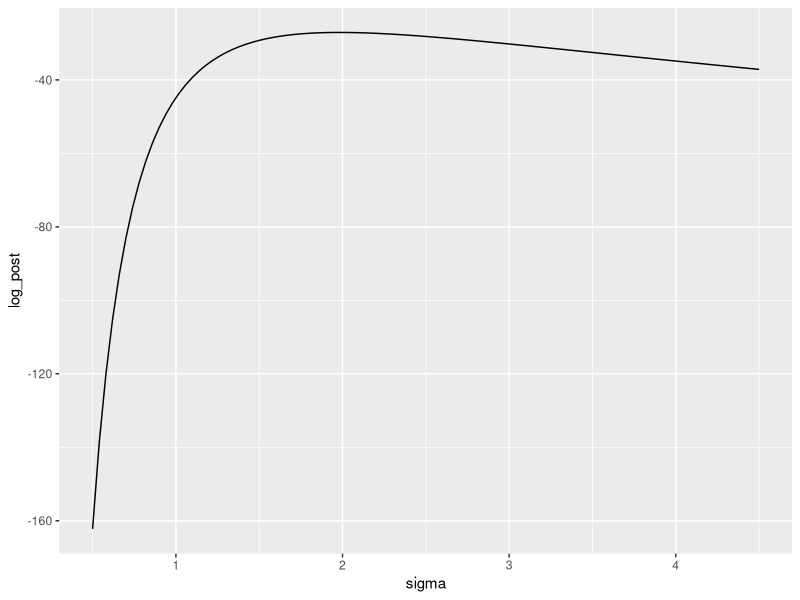
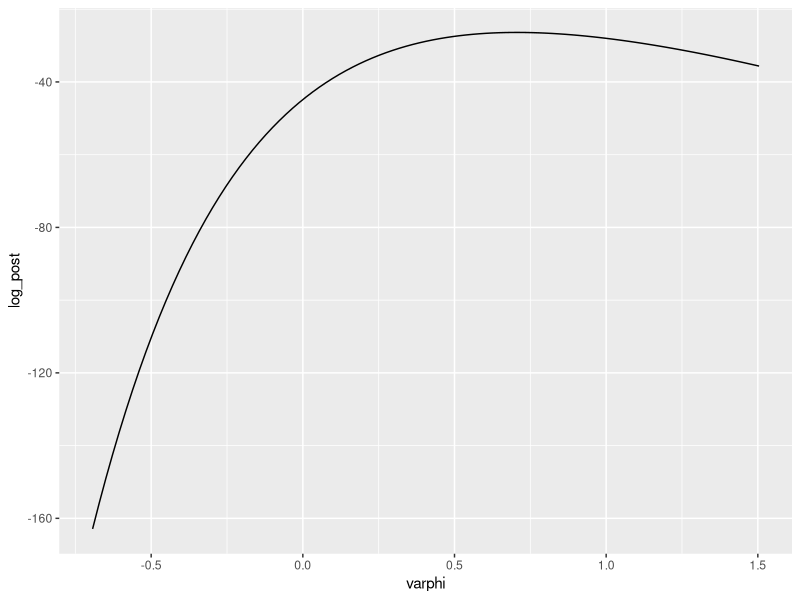
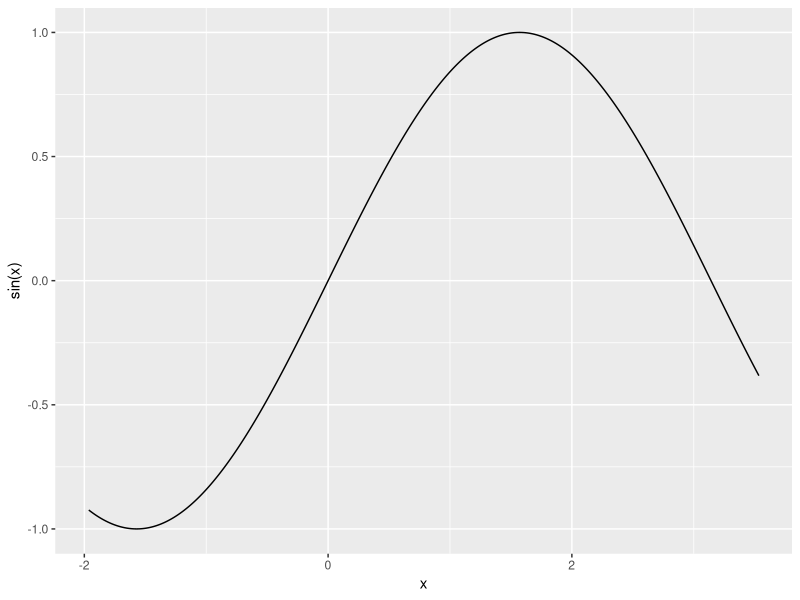
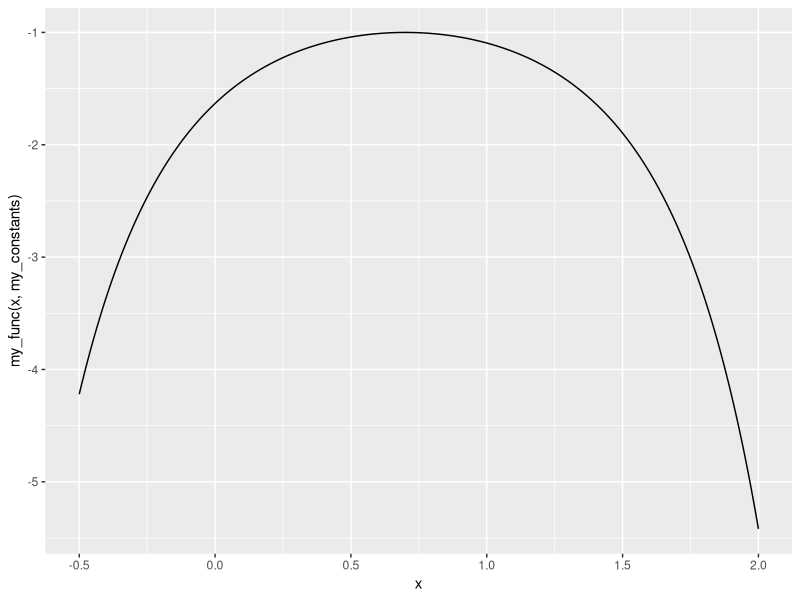
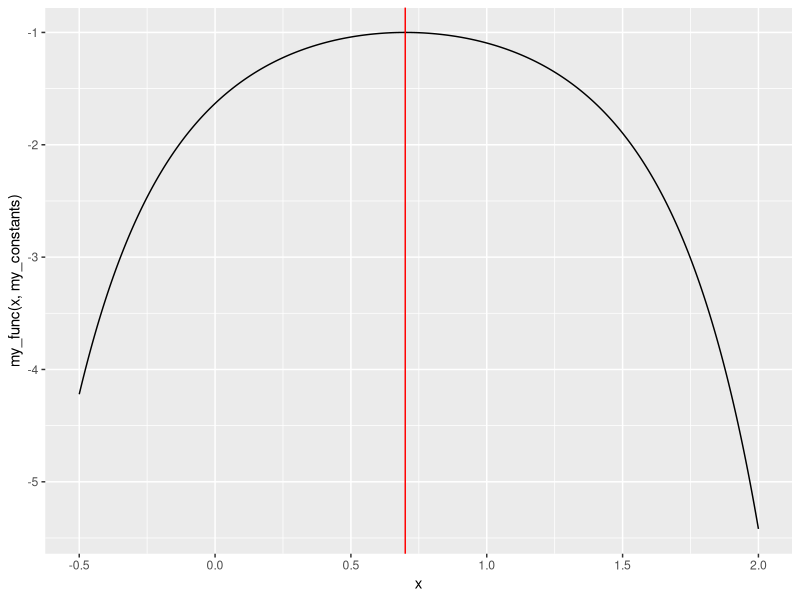
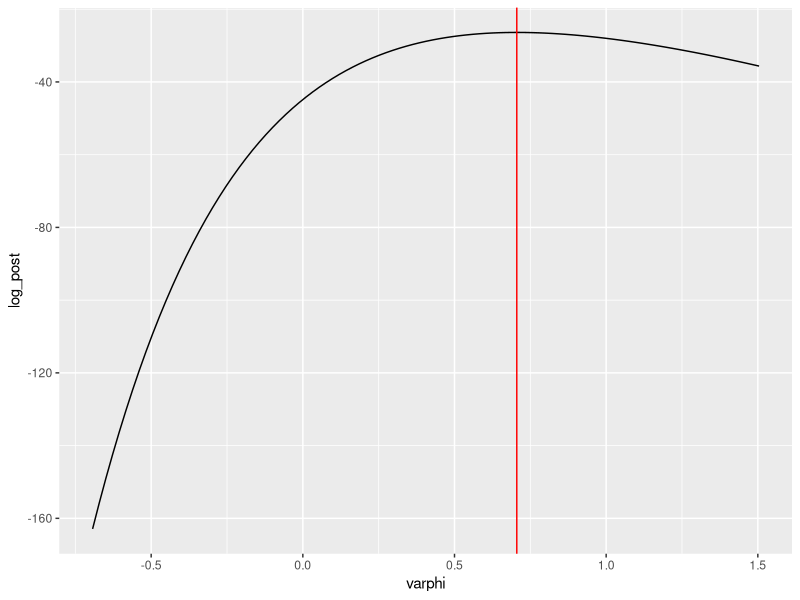

These figures' R source, in order:
## ---- chunk 1
knitr::opts_chunk$set(echo = TRUE)
## ---- chunk 2
library(tidyverse)
## ---- chunk 3
a=125
b=5
percentile_25th=qnorm(0.25, a, b)
percentile_75th=qnorm(0.75, a, b)
percentile_25th
percentile_75th
## ---- chunk 4
# Calculate the probability of getting a value of 117 or less
prob <- pnorm(117, a, b)

# Print the probability
cat("The probability of getting a value of 117 or less is", round(prob, 4), "\n")

## ---- chunk 5
N1<-5^2 * ((1/2^2) - (1/5^2))
N1
## ---- chunk 6
N2<-5^2 * ((1/0.5^2) - (1/5^2))
N2
## ---- chunk 7
N3<-15^2 / 3^2
N3
## ---- chunk 8
N <- 21
v <- 4.2
## ---- chunk 9
### set input arguments !!!
log_post_sigma_unnorm <- function(sigma, N, v, lambda)
{
  -N / 2 * log(sigma^2) - N * v / (2 * sigma^2) - lambda * sigma
}
## ---- chunk 10
tibble::tibble(
  sigma = seq(0.5, 4.5, length.out = 101) 
) %>% 
  mutate(log_post = log_post_sigma_unnorm(sigma, N = N, v = v, lambda = 0.75)) %>%
  ggplot(mapping = aes(x = sigma, y = log_post))+
  geom_line()
## ---- chunk 11
### set the input arguments !!!
log_post_varphi_unnorm <- function(varphi, N, v, lambda )
{
  # back-calculate sigma given varphi
  sigma <- exp(varphi)
  
  # calculate the unnormalized log-posterior on sigma
  log_post <- log_post_sigma_unnorm(sigma, N, v, lambda)
  
  # account for the derivative adjustment
  log_post + varphi
}
## ---- chunk 12
tibble::tibble(
  varphi = seq(log(0.5), log(4.5), length.out = 101)
) %>% 
  mutate(log_post = log_post_varphi_unnorm(varphi,N,v,0.75)) %>%
  ggplot(mapping = aes(x = varphi, y = log_post)) +
  geom_line()
## ---- chunk 13
tibble::tibble(
  x = seq(-5*pi/8, 9*pi/8, length.out = 1001)
) %>% 
  ggplot(mapping = aes(x = x, y = sin(x)))+
  geom_line()
## ---- chunk 14
opt_sine_01 <- optim( 0,
                      sin,
                     gr = NULL,
                     method = "Brent",
                     lower = -5*pi/8, upper = 9*pi/8,
                     hessian = TRUE,
                     control = list(fnscale=-1))
## ---- chunk 15
opt_sine_02 <- optim( 3,
                      sin,
                     gr = NULL,
                     method = "Brent",
                     lower = -5*pi/8, upper = 9*pi/8,
                     hessian = TRUE,
                     control = list(fnscale=-1))
## ---- chunk 16
my_func <- function(x,constants )
{
  -exp((x-constants$a)^constants$m)
}

my_constants <- list(a = 0.7,m = 2)
## ---- chunk 17
tibble::tibble(
  x = seq(-0.5,2,length.out = 501)
) %>% 
  ggplot(mapping = aes(x = x, 
                       y = my_func(x,my_constants)))+
  geom_line()
## ---- chunk 18
opt_result <- optim( 1.75,
                     my_func,
                    gr = NULL,
                    my_constants,
                    method = "Brent",
                    lower = -0.5, upper = 2,
                    hessian = TRUE,
                    control = list(fnscale=-1 ))

opt_result
## ---- chunk 19
tibble::tibble(
  x = seq(-0.5,2,length.out = 501)
) %>% 
  ggplot(mapping = aes(x = x, 
                       y = my_func(x,my_constants)))+
  geom_line()+
  geom_vline(xintercept = opt_result$par, color = "red")
## ---- chunk 20
varphi_opt_a <- optim( -0.5,
                     log_post_varphi_unnorm,
                    gr = NULL,
                    N,v,0.75,
                    method = 'BFGS',
                    hessian = TRUE,
                    control = list(fnscale=-1 ))

varphi_opt_a
## ---- chunk 21
varphi_opt_b <- optim(1.35,
                     log_post_varphi_unnorm,
                    gr = NULL,
                    N,v,0.75,
                    method = 'BFGS',
                    hessian = TRUE,
                    control = list(fnscale=-1 ))

varphi_opt_b
## ---- chunk 22
tibble::tibble(
  varphi = seq(log(0.5), log(4.5), length.out = 101)
) %>% 
  mutate(log_post = log_post_varphi_unnorm(varphi,N,v,0.75)) %>%
  ggplot(mapping = aes(x = varphi, y = log_post)) +
  geom_line()+
  geom_vline(xintercept = varphi_opt_a$par,
             color = 'red')
